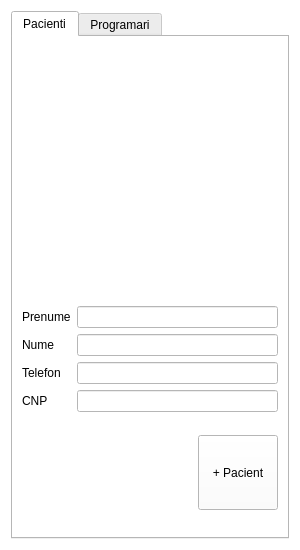
<?xml version="1.0" encoding="UTF-8"?>
<ui version="4.0">
 <class>Form</class>
 <widget class="QWidget" name="Form">
  <property name="geometry">
   <rect>
    <x>0</x>
    <y>0</y>
    <width>300</width>
    <height>550</height>
   </rect>
  </property>
  <property name="minimumSize">
   <size>
    <width>0</width>
    <height>550</height>
   </size>
  </property>
  <property name="maximumSize">
   <size>
    <width>300</width>
    <height>16777215</height>
   </size>
  </property>
  <property name="palette">
   <palette>
    <active>
     <colorrole role="WindowText">
      <brush brushstyle="SolidPattern">
       <color alpha="255">
        <red>0</red>
        <green>0</green>
        <blue>0</blue>
       </color>
      </brush>
     </colorrole>
     <colorrole role="Button">
      <brush brushstyle="SolidPattern">
       <color alpha="255">
        <red>255</red>
        <green>255</green>
        <blue>255</blue>
       </color>
      </brush>
     </colorrole>
     <colorrole role="Midlight">
      <brush brushstyle="SolidPattern">
       <color alpha="255">
        <red>255</red>
        <green>255</green>
        <blue>255</blue>
       </color>
      </brush>
     </colorrole>
     <colorrole role="Dark">
      <brush brushstyle="SolidPattern">
       <color alpha="255">
        <red>255</red>
        <green>255</green>
        <blue>255</blue>
       </color>
      </brush>
     </colorrole>
     <colorrole role="Mid">
      <brush brushstyle="SolidPattern">
       <color alpha="255">
        <red>255</red>
        <green>255</green>
        <blue>255</blue>
       </color>
      </brush>
     </colorrole>
     <colorrole role="Text">
      <brush brushstyle="SolidPattern">
       <color alpha="255">
        <red>0</red>
        <green>0</green>
        <blue>0</blue>
       </color>
      </brush>
     </colorrole>
     <colorrole role="ButtonText">
      <brush brushstyle="SolidPattern">
       <color alpha="255">
        <red>0</red>
        <green>0</green>
        <blue>0</blue>
       </color>
      </brush>
     </colorrole>
     <colorrole role="Base">
      <brush brushstyle="SolidPattern">
       <color alpha="255">
        <red>255</red>
        <green>255</green>
        <blue>255</blue>
       </color>
      </brush>
     </colorrole>
     <colorrole role="Window">
      <brush brushstyle="SolidPattern">
       <color alpha="255">
        <red>255</red>
        <green>255</green>
        <blue>255</blue>
       </color>
      </brush>
     </colorrole>
     <colorrole role="Shadow">
      <brush brushstyle="SolidPattern">
       <color alpha="255">
        <red>255</red>
        <green>255</green>
        <blue>255</blue>
       </color>
      </brush>
     </colorrole>
     <colorrole role="AlternateBase">
      <brush brushstyle="SolidPattern">
       <color alpha="255">
        <red>255</red>
        <green>255</green>
        <blue>255</blue>
       </color>
      </brush>
     </colorrole>
     <colorrole role="ToolTipBase">
      <brush brushstyle="SolidPattern">
       <color alpha="255">
        <red>255</red>
        <green>255</green>
        <blue>255</blue>
       </color>
      </brush>
     </colorrole>
    </active>
    <inactive>
     <colorrole role="WindowText">
      <brush brushstyle="SolidPattern">
       <color alpha="255">
        <red>0</red>
        <green>0</green>
        <blue>0</blue>
       </color>
      </brush>
     </colorrole>
     <colorrole role="Button">
      <brush brushstyle="SolidPattern">
       <color alpha="255">
        <red>255</red>
        <green>255</green>
        <blue>255</blue>
       </color>
      </brush>
     </colorrole>
     <colorrole role="Midlight">
      <brush brushstyle="SolidPattern">
       <color alpha="255">
        <red>255</red>
        <green>255</green>
        <blue>255</blue>
       </color>
      </brush>
     </colorrole>
     <colorrole role="Dark">
      <brush brushstyle="SolidPattern">
       <color alpha="255">
        <red>255</red>
        <green>255</green>
        <blue>255</blue>
       </color>
      </brush>
     </colorrole>
     <colorrole role="Mid">
      <brush brushstyle="SolidPattern">
       <color alpha="255">
        <red>255</red>
        <green>255</green>
        <blue>255</blue>
       </color>
      </brush>
     </colorrole>
     <colorrole role="Text">
      <brush brushstyle="SolidPattern">
       <color alpha="255">
        <red>0</red>
        <green>0</green>
        <blue>0</blue>
       </color>
      </brush>
     </colorrole>
     <colorrole role="ButtonText">
      <brush brushstyle="SolidPattern">
       <color alpha="255">
        <red>0</red>
        <green>0</green>
        <blue>0</blue>
       </color>
      </brush>
     </colorrole>
     <colorrole role="Base">
      <brush brushstyle="SolidPattern">
       <color alpha="255">
        <red>255</red>
        <green>255</green>
        <blue>255</blue>
       </color>
      </brush>
     </colorrole>
     <colorrole role="Window">
      <brush brushstyle="SolidPattern">
       <color alpha="255">
        <red>255</red>
        <green>255</green>
        <blue>255</blue>
       </color>
      </brush>
     </colorrole>
     <colorrole role="Shadow">
      <brush brushstyle="SolidPattern">
       <color alpha="255">
        <red>255</red>
        <green>255</green>
        <blue>255</blue>
       </color>
      </brush>
     </colorrole>
     <colorrole role="AlternateBase">
      <brush brushstyle="SolidPattern">
       <color alpha="255">
        <red>255</red>
        <green>255</green>
        <blue>255</blue>
       </color>
      </brush>
     </colorrole>
     <colorrole role="ToolTipBase">
      <brush brushstyle="SolidPattern">
       <color alpha="255">
        <red>255</red>
        <green>255</green>
        <blue>255</blue>
       </color>
      </brush>
     </colorrole>
    </inactive>
    <disabled>
     <colorrole role="WindowText">
      <brush brushstyle="SolidPattern">
       <color alpha="255">
        <red>255</red>
        <green>255</green>
        <blue>255</blue>
       </color>
      </brush>
     </colorrole>
     <colorrole role="Button">
      <brush brushstyle="SolidPattern">
       <color alpha="255">
        <red>255</red>
        <green>255</green>
        <blue>255</blue>
       </color>
      </brush>
     </colorrole>
     <colorrole role="Midlight">
      <brush brushstyle="SolidPattern">
       <color alpha="255">
        <red>255</red>
        <green>255</green>
        <blue>255</blue>
       </color>
      </brush>
     </colorrole>
     <colorrole role="Dark">
      <brush brushstyle="SolidPattern">
       <color alpha="255">
        <red>255</red>
        <green>255</green>
        <blue>255</blue>
       </color>
      </brush>
     </colorrole>
     <colorrole role="Mid">
      <brush brushstyle="SolidPattern">
       <color alpha="255">
        <red>255</red>
        <green>255</green>
        <blue>255</blue>
       </color>
      </brush>
     </colorrole>
     <colorrole role="Text">
      <brush brushstyle="SolidPattern">
       <color alpha="255">
        <red>255</red>
        <green>255</green>
        <blue>255</blue>
       </color>
      </brush>
     </colorrole>
     <colorrole role="ButtonText">
      <brush brushstyle="SolidPattern">
       <color alpha="255">
        <red>255</red>
        <green>255</green>
        <blue>255</blue>
       </color>
      </brush>
     </colorrole>
     <colorrole role="Base">
      <brush brushstyle="SolidPattern">
       <color alpha="255">
        <red>255</red>
        <green>255</green>
        <blue>255</blue>
       </color>
      </brush>
     </colorrole>
     <colorrole role="Window">
      <brush brushstyle="SolidPattern">
       <color alpha="255">
        <red>255</red>
        <green>255</green>
        <blue>255</blue>
       </color>
      </brush>
     </colorrole>
     <colorrole role="Shadow">
      <brush brushstyle="SolidPattern">
       <color alpha="255">
        <red>255</red>
        <green>255</green>
        <blue>255</blue>
       </color>
      </brush>
     </colorrole>
     <colorrole role="AlternateBase">
      <brush brushstyle="SolidPattern">
       <color alpha="255">
        <red>255</red>
        <green>255</green>
        <blue>255</blue>
       </color>
      </brush>
     </colorrole>
     <colorrole role="ToolTipBase">
      <brush brushstyle="SolidPattern">
       <color alpha="255">
        <red>255</red>
        <green>255</green>
        <blue>255</blue>
       </color>
      </brush>
     </colorrole>
    </disabled>
   </palette>
  </property>
  <property name="windowTitle">
   <string>Aplicatie Medicala</string>
  </property>
  <layout class="QGridLayout" name="gridLayout_3">
   <item row="0" column="0">
    <widget class="QTabWidget" name="tabWidget">
     <property name="currentIndex">
      <number>0</number>
     </property>
     <widget class="QWidget" name="tab">
      <attribute name="title">
       <string>Pacienti</string>
      </attribute>
      <layout class="QGridLayout" name="gridLayout_4">
       <item row="3" column="0">
        <layout class="QHBoxLayout" name="horizontalLayout">
         <item>
          <spacer name="horizontalSpacer">
           <property name="orientation">
            <enum>Qt::Horizontal</enum>
           </property>
           <property name="sizeHint" stdset="0">
            <size>
             <width>40</width>
             <height>20</height>
            </size>
           </property>
          </spacer>
         </item>
         <item>
          <widget class="QPushButton" name="pushButton">
           <property name="minimumSize">
            <size>
             <width>0</width>
             <height>75</height>
            </size>
           </property>
           <property name="text">
            <string>+ Pacient</string>
           </property>
          </widget>
         </item>
        </layout>
       </item>
       <item row="0" column="0">
        <layout class="QGridLayout" name="gridLayout_2">
         <item row="0" column="0">
          <widget class="QLabel" name="label">
           <property name="minimumSize">
            <size>
             <width>200</width>
             <height>200</height>
            </size>
           </property>
           <property name="maximumSize">
            <size>
             <width>200</width>
             <height>200</height>
            </size>
           </property>
           <property name="text">
            <string/>
           </property>
           <property name="pixmap">
            <pixmap>icons/DentistIcon2.png</pixmap>
           </property>
           <property name="scaledContents">
            <bool>true</bool>
           </property>
          </widget>
         </item>
        </layout>
       </item>
       <item row="2" column="0">
        <layout class="QGridLayout" name="gridLayout">
         <item row="3" column="1">
          <widget class="QLineEdit" name="lineEdit_4"/>
         </item>
         <item row="2" column="0">
          <widget class="QLabel" name="label_4">
           <property name="text">
            <string>Telefon</string>
           </property>
          </widget>
         </item>
         <item row="2" column="1">
          <widget class="QLineEdit" name="lineEdit_3"/>
         </item>
         <item row="1" column="1">
          <widget class="QLineEdit" name="lineEdit_2"/>
         </item>
         <item row="3" column="0">
          <widget class="QLabel" name="label_5">
           <property name="text">
            <string>CNP</string>
           </property>
          </widget>
         </item>
         <item row="0" column="0">
          <widget class="QLabel" name="label_3">
           <property name="text">
            <string>Prenume</string>
           </property>
          </widget>
         </item>
         <item row="1" column="0">
          <widget class="QLabel" name="label_2">
           <property name="text">
            <string>Nume</string>
           </property>
          </widget>
         </item>
         <item row="0" column="1">
          <widget class="QLineEdit" name="lineEdit"/>
         </item>
        </layout>
       </item>
       <item row="1" column="0">
        <spacer name="horizontalSpacer_2">
         <property name="orientation">
          <enum>Qt::Horizontal</enum>
         </property>
         <property name="sizeHint" stdset="0">
          <size>
           <width>40</width>
           <height>20</height>
          </size>
         </property>
        </spacer>
       </item>
      </layout>
     </widget>
     <widget class="QWidget" name="tab_2">
      <attribute name="title">
       <string>Programari</string>
      </attribute>
      <layout class="QGridLayout" name="gridLayout_5">
       <item row="3" column="0">
        <layout class="QHBoxLayout" name="horizontalLayout_3">
         <item>
          <widget class="QListWidget" name="listWidget"/>
         </item>
        </layout>
       </item>
       <item row="1" column="0">
        <layout class="QHBoxLayout" name="horizontalLayout_2">
         <item>
          <widget class="QLabel" name="label_6">
           <property name="text">
            <string>Nume Pacient</string>
           </property>
          </widget>
         </item>
         <item>
          <widget class="QLineEdit" name="lineEdit_5"/>
         </item>
        </layout>
       </item>
       <item row="5" column="0">
        <layout class="QHBoxLayout" name="horizontalLayout_4">
         <item>
          <widget class="QPushButton" name="pushButton_2">
           <property name="minimumSize">
            <size>
             <width>0</width>
             <height>80</height>
            </size>
           </property>
           <property name="text">
            <string>Back</string>
           </property>
          </widget>
         </item>
         <item>
          <widget class="QPushButton" name="pushButton_3">
           <property name="minimumSize">
            <size>
             <width>0</width>
             <height>80</height>
            </size>
           </property>
           <property name="text">
            <string>Docs</string>
           </property>
          </widget>
         </item>
         <item>
          <widget class="QPushButton" name="pushButton_4">
           <property name="minimumSize">
            <size>
             <width>0</width>
             <height>80</height>
            </size>
           </property>
           <property name="text">
            <string>Programare</string>
           </property>
          </widget>
         </item>
        </layout>
       </item>
       <item row="4" column="0">
        <spacer name="horizontalSpacer_4">
         <property name="orientation">
          <enum>Qt::Horizontal</enum>
         </property>
         <property name="sizeHint" stdset="0">
          <size>
           <width>40</width>
           <height>20</height>
          </size>
         </property>
        </spacer>
       </item>
       <item row="2" column="0">
        <spacer name="horizontalSpacer_3">
         <property name="orientation">
          <enum>Qt::Horizontal</enum>
         </property>
         <property name="sizeHint" stdset="0">
          <size>
           <width>40</width>
           <height>20</height>
          </size>
         </property>
        </spacer>
       </item>
       <item row="0" column="0">
        <spacer name="horizontalSpacer_5">
         <property name="orientation">
          <enum>Qt::Horizontal</enum>
         </property>
         <property name="sizeHint" stdset="0">
          <size>
           <width>40</width>
           <height>20</height>
          </size>
         </property>
        </spacer>
       </item>
      </layout>
     </widget>
    </widget>
   </item>
  </layout>
 </widget>
 <resources/>
 <connections/>
</ui>
